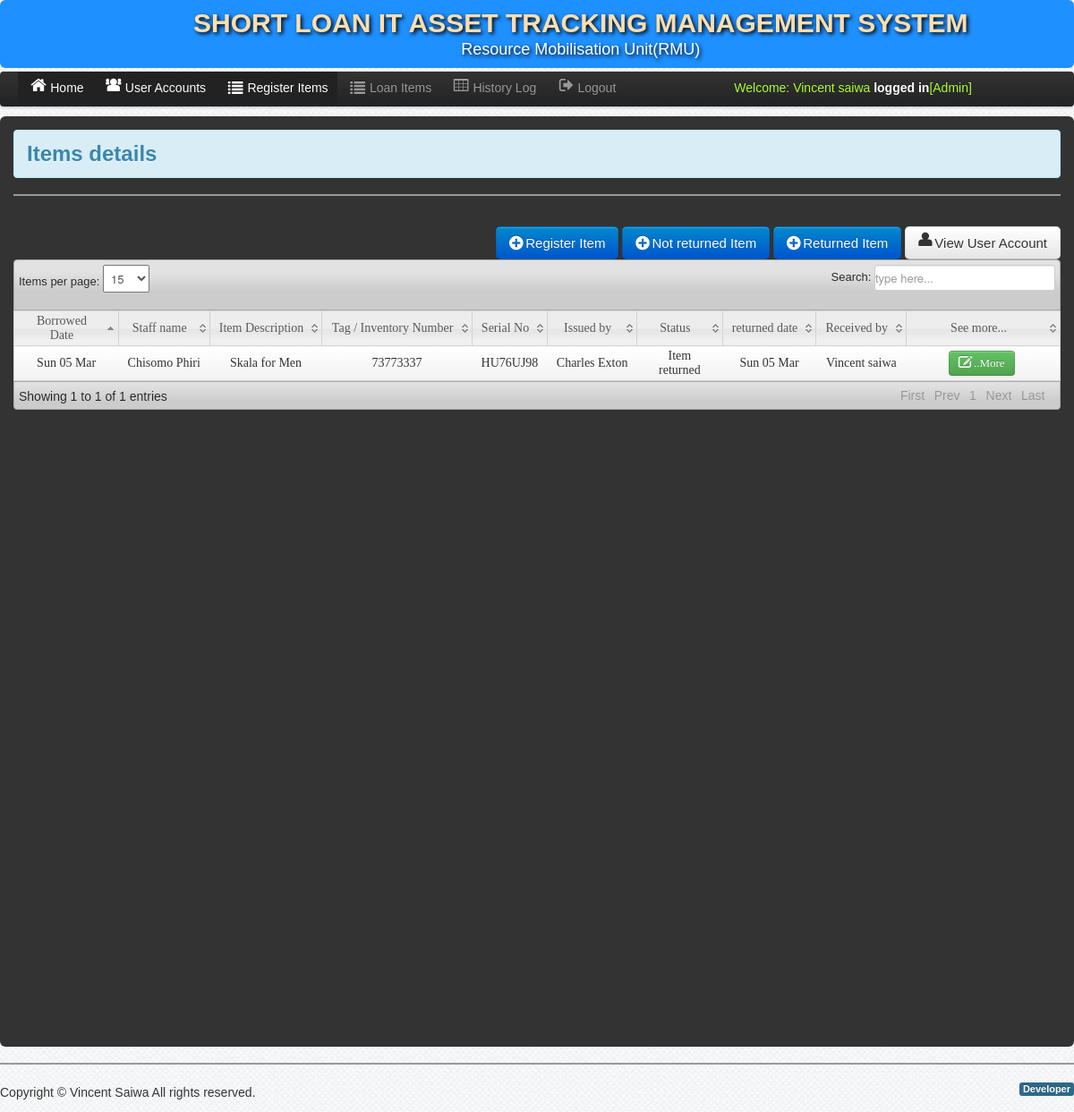
Screenshot of /Admin/home.php (signed in) with the database file from the repository.
### tables this page shows
CREATE TABLE `user` (
  `User_id` int(11) NOT NULL,
  `index_no` int(34) NOT NULL,
  `UserName` varchar(50) NOT NULL,
  `Password` varchar(50) NOT NULL,
  `fullname_user` varchar(200) NOT NULL,
  `User_Type` varchar(50) NOT NULL,
  `date_registered` varchar(200) NOT NULL,
  `registered_by` varchar(200) NOT NULL,
  `status` varchar(34) NOT NULL
);

CREATE TABLE `returned_by` (
  `returned_id` int(11) NOT NULL,
  `item_condition` varchar(34) NOT NULL,
  `comment` varchar(100) NOT NULL,
  `employeeID` int(11) NOT NULL,
  `witness_id` varchar(255) NOT NULL,
  `User_id` varchar(3) NOT NULL,
  `date_returned` varchar(233) NOT NULL,
  `returned` varchar(233) NOT NULL
);

CREATE TABLE `employee` (
  `employeeID` int(11) NOT NULL,
  `index_No` varchar(50) NOT NULL,
  `serial_no` varchar(34) NOT NULL,
  `fname` varchar(50) NOT NULL,
  `phone` varchar(100) NOT NULL,
  `item_description` varchar(100) NOT NULL,
  `tagNo` varchar(100) NOT NULL,
  `returned_by` varchar(100) NOT NULL,
  `admin_id` int(244) NOT NULL,
  `date_posted` int(244) NOT NULL
);

### Admin/session.php (called while the page is built, shortened)
<?php
$id_session=$_SESSION['User_id'];
?>

### Admin/home.php (the view, shortened to what this page needs)
<?php include('dbcon.php'); include('session.php');include('header.php'); ?>
<body>
    <?php include('nav-top.php'); ?>
    <div class="navbar navbar-fixed-top1 " id="top1">
        <div class="navbar-inner">
            <div class="container">
                <div class="marg">
                    <?php include_once 'links.php';?>
                </div>
            </div>
        </div>
    </div>
    <div class="" >
    <div id="element" class="hero-body-emp" id="top1">
        <div class="alert alert-info">
            <h2>Items details</h2>
        </div>
        <hr>
        <div class="pull-right">
            <br>
            <a class="btn btn-primary btn-large" id="add"  data-content="Click here to Add Personnel" rel="popover" data-original-title="Add Personnel?" href="emp_add.php">  <i class="icon-plus-sign icon-large"></i>&nbsp;Register Item</a>
            <a class="btn btn-primary btn-large" id="add"  data-content="Click here to Add Personnel" rel="popover" data-original-title="Add Personnel?" href="itemNotReturned.php">  <i class="icon-plus-sign icon-large"></i>&nbsp;Not returned Item</a>
            <a class="btn btn-primary btn-large" id="add"  data-content="Click here to Add Personnel" rel="popover" data-original-title="Add Personnel?" href="returned_item_details.php">  <i class="icon-plus-sign icon-large" ></i>&nbsp;Returned Item</a>
            <a href="user_account.php" class="btn btn-large"><i class="icon-user icon-large"></i>&nbsp;View User Account</a>
        </div>
        <br>
        <table class="users-table">
        <div class="demo_jui">
            <table cellpadding="0" cellspacing="0" border="0" class="display" id="log" class="jtable">
                <thead>
                    <tr>
                        <th>Borrowed Date</th>
                        <th>Staff name</th>
                        <th>Item Description</th>
                        <th>Tag / Inventory Number</th>
                        <th>Serial No</th>
                        <th>Issued by</th>
                        <th>Status</th>
                        <th>returned date</th>
                        <th>Received by</th>
                        <th>See more...</th>
                        </tr>
                </thead>
                <tbody>
                    <?php $emp_query=mysqli_query($conn,"select * from employee,user,returned_by WHERE employee.employeeID=returned_by.employeeID AND user.User_id=employee.admin_id");
                        while($row=mysqli_fetch_array($emp_query)){ $id=$row['employeeID']; ?>
                        <tr class="del<?php echo $id ?>" style="text-align: center;">
                            <td><?php echo date('D d M', $row['date_posted']) ?></td>
                            <td><?php echo $row['fname']; ?></td>
                            <td><?php echo $row['item_description'] ?></td>
                            <td><?php echo $row['tagNo'] ?></td>
                            <td><?php echo $row['serial_no'] ?></td>
                            <td><?php echo $row['fullname_user'] ?></td>
                            <td><?php echo $row['returned'] ?></td>
                            <td><?php echo date('D d M', $row['date_returned']) ?></td>
                            <td><?php echo $row['witness_id'] ?></td>
                            <td align="center" width="150">
                                <a class="btn btn-success"  id="p<?php echo $id; ?>" data-content="Click here to see more details" rel="popover" data-original-title="See more?"  href="more_details.php<?php echo '?id='.$id; ?>"><i class="icon-edit icon-large"></i>&nbsp;..More</a>&nbsp;
                                </td>
                            </tr>
                        <?php }?>
                </tbody>
            </table>
        </div>
        <?php include('footer.php');?>
    </div>
</body>

### Admin/links.php (shortened to what this page needs)
<ul class="nav">
                        <li>
                            <li class="active"><a href="home.php"><i class="icon-home icon-large"></i>Home</a></li>
                            <li class="active"><a href="user_account.php"><i class="icon-group icon-large"></i>User Accounts</a></li>
                            <li class="active"><a href="emp_add.php"><i class="icon-list icon-large"></i>Register Items</a></li>
                        </li>
                        <li><a href="returned_item_details.php"><i class="icon-list icon-large"></i>Loan Items</a></li>
                        <li><a href="history_log.php"><i class="icon-table icon-large"></i>History Log</a></li>
                        <li><a id="logout" data-toggle="modal" href="#myModal"><i class="icon-signout icon-large"></i>Logout</a></li>
                        <li><a id="welcome" data-toggle="modal" href="#"><i class="icon-large"></i><?php
                            $user_query=mysqli_query($conn,"select *  from user where User_id='$id_session'")or die(mysqli_error());
                                    $row=mysqli_fetch_array($user_query);
                                        echo 'Welcome:'." ".$row['fullname_user']." "."<b style='color:white;'>logged in</b>"."[".$row['User_Type']."]";
                            ?>
                        </a></li>
                    </ul>

### css/style.css (style rules this page uses)
* { margin:0; padding:0; }
body { font-family:"Trebuchet MS", "Myriad Pro", Arial, sans-serif; font-size:14px; background: #fff url(../img/bg.png) repeat top left; color:#333; text-shadow:0px 0px 0px #fff;; }
a { color:#777; }
#top1 { width:100% ; margin-left: 0%; text-align: center; background: white; }

### css/datatable/demo_table_jui.css (style rules this page uses)
table.display thead th { cursor: pointer; padding: 3px 0 3px 10px; }
table.display { border-collapse: collapse; clear: both; margin: 0 auto; width: 100%; }
table.display td { padding: 3px 10px; }
tr.odd { background-color: #fafafa; background-image: -moz-linear-gradient(top, #ffffff, #f2f2f2); background-image: -webkit-gradient(linear, 0 0, 0 100%, from(#ffffff), to(#f2f2f2)); background-image: -webkit-linear-gradient(top, #ffffff, #f2f2f2); background-image: -o-linear-gradient(top, #ffffff, #f2f2f2); background-image: linear-gradient(to bottom, #ffffff, #f2f2f2); background-repeat: repeat-x; border: 1px solid #d4d4d4; -webkit-border-radius: 4px; -moz-border-radius: 4px; border-radius: 4px; filter: progid:dximagetransform.microsoft.gradient(startColorstr='#ffffffff', endColorstr='#fff2f2f2', GradientType=0); -webkit-box-shadow: 0 1px 4px rgba(0, 0, 0, 0.065); -moz-box-shadow: 0 1px 4px rgba(0, 0, 0, 0.065); box-shadow: 0 1px 4px rgba(0, 0, 0, 0.065); }
tr.odd td.sorting_1 { background-color: f5f5f5; }

### Admin/nav-top.php (style rules this page uses)
#top1 { width:100% ; margin-left: 0%; text-align: center; background-color: dodgerblue; text-shadow: 2px 2px 4px #000000; float: inherit; }

### Admin/links.php (style rules this page uses)
#welcome { color: greenyellow; margin-right: -55%; }

### rows the page displays
user: fullname_user "Vincent saiwa", User_Type "Admin"
returned_by: employeeID.date_posted "Sun 05 Mar", employeeID.fname "Chisomo Phiri", employeeID.item_description "Skala for Men", employeeID.tagNo "73773337", employeeID.serial_no "HU76UJ98", user.fullname_user "Charles Exton", returned "Item returned", date_returned "Sun 05 Mar", witness "Vincent saiwa"
